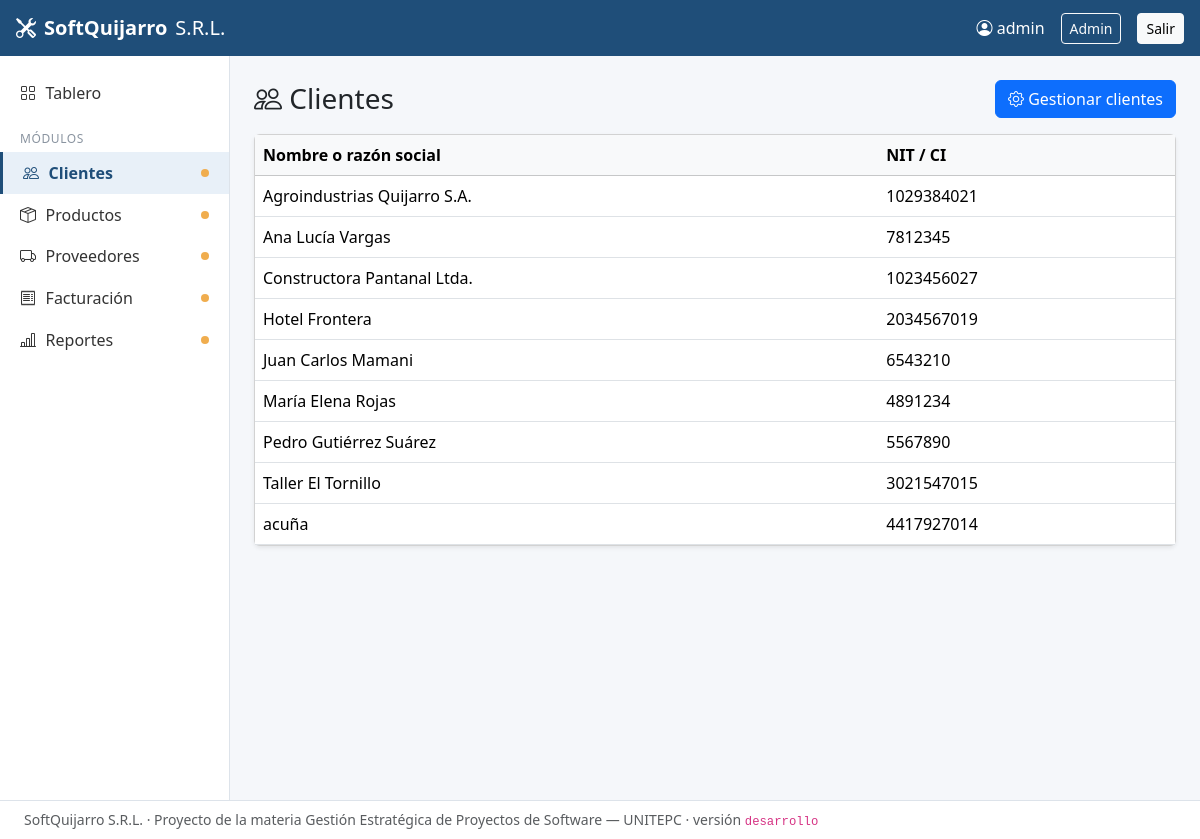
The app's page /clientes/ (signed in) with its own data.
### clientes/models.py (models this page shows, shortened)
class Cliente(models.Model):
    nombre = models.CharField("nombre o razón social", max_length=150)
    nit = models.CharField("NIT / CI", max_length=20)
    class Meta:
        ordering = ["nombre"]
        verbose_name = "cliente"
        verbose_name_plural = "clientes"

### clientes/views.py (the view)
# urls.py: path("",           views.inicio,     name="inicio"),
@login_required
def inicio(request):
    clientes = Cliente.objects.all().order_by("nombre")
    return render(request, "clientes/inicio.html", {
        "clientes": clientes,
        "total": clientes.count(),
    })

### core/context_processors.py (called while the page is built)
def _modulos():
    modulos = []
    for nombre in MODULOS:
        cfg = apps.get_app_config(nombre)
        try:
            url = reverse(getattr(cfg, "url_inicio", f"{nombre}:inicio"))
        except NoReverseMatch:
            url = None
        modulos.append(
            {
                "app": nombre,
                "nombre": cfg.verbose_name,
                "icono": getattr(cfg, "icono", "bi-box"),
                "descripcion": getattr(cfg, "descripcion", ""),
                "responsable": getattr(cfg, "responsable", "Sin asignar"),
                "estado": getattr(cfg, "estado", "en construcción"),
                "url": url,
            }
        )
    return modulos

def menu_modulos(request):
    commit = os.environ.get("RENDER_GIT_COMMIT", "")
    return {
        "modulos_menu": _modulos(),
        "version_desplegada": commit[:7] if commit else "desarrollo",
    }

### clientes/templates/clientes/inicio.html (shortened to what this page needs)
{% extends "base.html" %}
{% block contenido %}
<div class="d-flex justify-content-between align-items-center mb-3">
  <h1 class="h3 m-0"><i class="bi bi-people"></i> Clientes</h1>
  <a href="{% url 'clientes:gestionar' %}" class="btn btn-primary">
    <i class="bi bi-gear"></i> Gestionar clientes
  </a>
</div>
<div class="card shadow-sm">
  <div class="table-responsive">
    <table class="table table-hover align-middle mb-0">
      <thead class="table-light">
        <tr>
          <th>Nombre o razón social</th>
          <th>NIT / CI</th>
        </tr>
      </thead>
      <tbody>
        {% for c in clientes %}
        <tr>
          <td>{{ c.nombre }}</td>
          <td>{{ c.nit }}</td>
        </tr>
        {% endfor %}
      </tbody>
    </table>
  </div>
</div>
{% endblock %}

### templates/base.html (shortened to what this page needs)
{% load static %}<!doctype html>
<html lang="es">
<head>
  <link rel="stylesheet" href="{% static 'vendor/bootstrap/bootstrap.min.css' %}">
  <link rel="stylesheet" href="{% static 'vendor/bootstrap-icons/bootstrap-icons.min.css' %}">
  <link rel="stylesheet" href="{% static 'core/estilos.css' %}">
</head>
<body>
  <nav class="navbar navbar-dark barra-superior px-3">
    <a class="navbar-brand d-flex align-items-center gap-2" href="{% url 'inicio' %}">
      <i class="bi bi-tools"></i> <strong>SoftQuijarro</strong> <span class="d-none d-sm-inline fw-light">S.R.L.</span>
    </a>
    {% if user.is_authenticated %}
    <div class="d-flex align-items-center gap-3 text-white">
      <span class="d-none d-md-inline"><i class="bi bi-person-circle"></i> {{ user.username }}</span>
      {% if user.is_staff %}<a class="btn btn-sm btn-outline-light" href="{% url 'admin:index' %}">Admin</a>{% endif %}
      <form method="post" action="{% url 'logout' %}" class="m-0">{% csrf_token %}
        <button class="btn btn-sm btn-light">Salir</button>
      </form>
    </div>
    {% endif %}
  </nav>
  <div class="d-flex">
    {% if user.is_authenticated %}
    <aside class="menu-lateral d-none d-md-block">
      <a class="item {% if request.path == '/' %}activo{% endif %}" href="{% url 'inicio' %}"><i class="bi bi-grid"></i> Tablero</a>
      <div class="titulo-menu">Módulos</div>
      {% for m in modulos_menu %}
        {% if m.url %}
        <a class="item {% if m.url in request.path and m.url != '/' %}activo{% endif %}" href="{{ m.url }}">
          <i class="bi {{ m.icono }}"></i> {{ m.nombre }}
          {% if m.estado != "listo" %}<span class="punto" title="{{ m.estado }}"></span>{% endif %}
        </a>
        {% endif %}
      {% endfor %}
    </aside>
    {% endif %}
    <main class="flex-grow-1 p-3 p-md-4 contenido">
      {% block contenido %}{% endblock %}
    </main>
  </div>
  <footer class="pie text-muted small px-4 py-2">
    SoftQuijarro S.R.L. · Proyecto de la materia Gestión Estratégica de Proyectos de Software — UNITEPC
    · versión <code>{{ version_desplegada }}</code>
  </footer>
</body>
</html>

### core/static/core/estilos.css (style rules this page uses)
:root { --azul: #1f4e79; --azul-claro: #e8f0f8; --gris: #f5f7fa; }
body { background: var(--gris); min-height: 100vh; display: flex; flex-direction: column; }
body > .d-flex { flex: 1; }
.barra-superior { background: var(--azul); }
.menu-lateral { width: 230px; flex-shrink: 0; background: #fff; border-right: 1px solid #dde3ea; padding: 1rem 0; min-height: calc(100vh - 56px); }
.menu-lateral .item { display: flex; align-items: center; gap: .6rem; padding: .55rem 1.25rem; color: #333; text-decoration: none; }
.menu-lateral .item.activo { background: var(--azul-claro); color: var(--azul); font-weight: 600; border-left: 3px solid var(--azul); }
.menu-lateral .titulo-menu { font-size: .75rem; text-transform: uppercase; letter-spacing: .05em; color: #8a94a0; padding: 1rem 1.25rem .3rem; }
.menu-lateral .punto { width: 8px; height: 8px; border-radius: 50%; background: #f0ad4e; margin-left: auto; }
.contenido { min-width: 0; }
.pie { background: #fff; border-top: 1px solid #dde3ea; }

### records on screen
Cliente: nombre "Agroindustrias Quijarro S.A.", nit "1029384021"
Cliente: nombre "Ana Lucía Vargas", nit "7812345"
Cliente: nombre "Constructora Pantanal Ltda.", nit "1023456027"
Cliente: nombre "Hotel Frontera", nit "2034567019"
Cliente: nombre "Juan Carlos Mamani", nit "6543210"
Cliente: nombre "María Elena Rojas", nit "4891234"
Cliente: nombre "Pedro Gutiérrez Suárez", nit "5567890"
Cliente: nombre "Taller El Tornillo", nit "3021547015"
Cliente: nombre "acuña", nit "4417927014"

### other values on screen
{{ user.username }} "admin"
{{ m.nombre }} "Clientes" "Productos" "Proveedores" "Facturación" "Reportes"
{{ version_desplegada }} "desarrollo"
